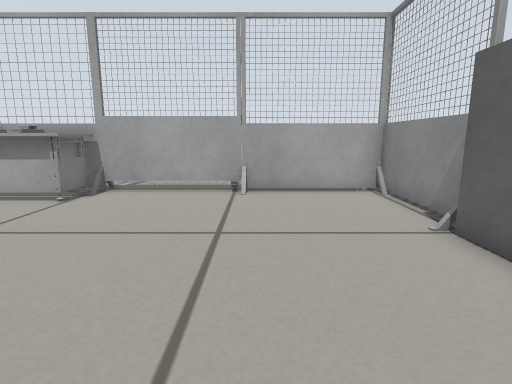
view 1 (above)

12 first-person views from a walk through a Gazebo world. The camera is 0.38 m above the floor, tilts 10° down and sees 80° across. The floor is counted in squares, 0.2 m on a side. Each view is taken from the middle of a square. On the plan, view 1 faces up. The plan holds only what a view shows up to about 17 squares ahead; the rest is blank. The robots in the file are not drawn. Simple shapes stand in for some stock models.

view 2
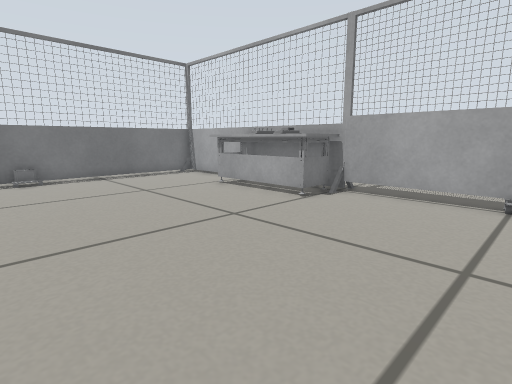

view 3
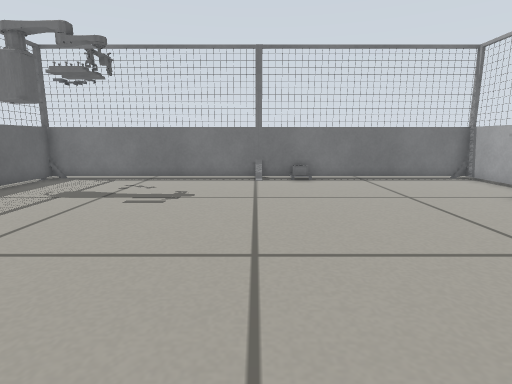

view 4
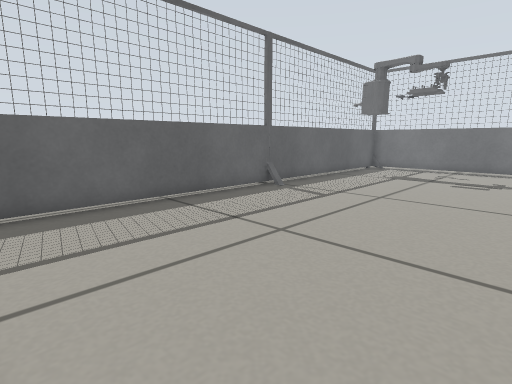

view 5
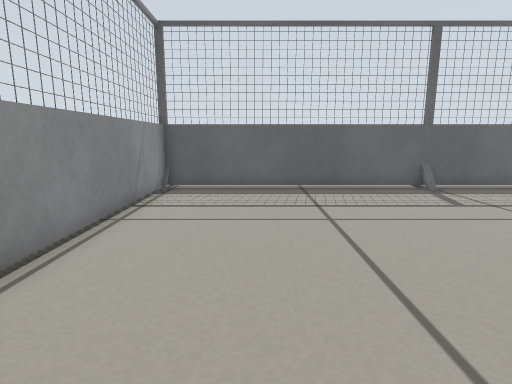

view 6
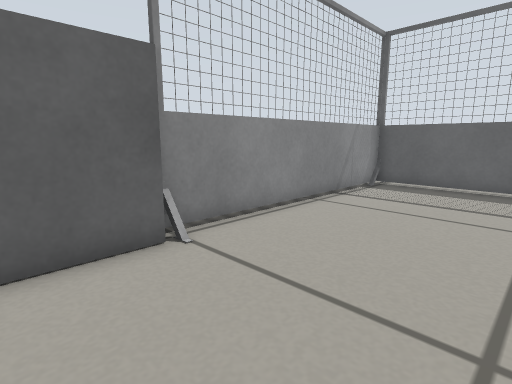

view 7
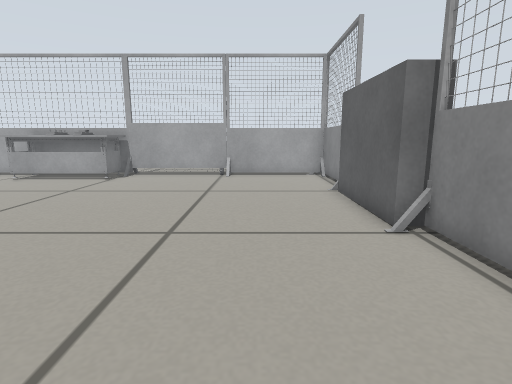

view 8
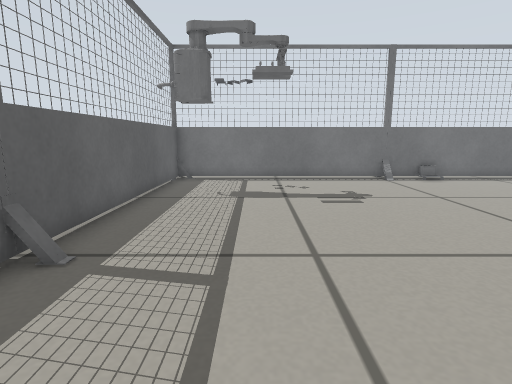

view 9
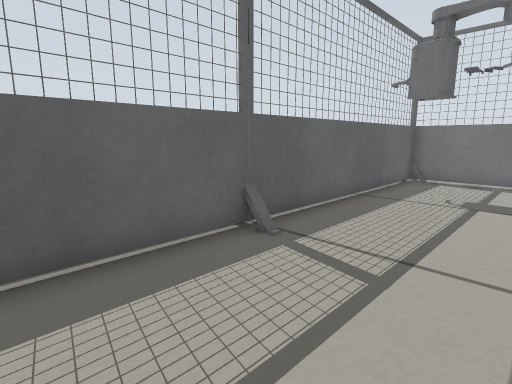

view 10
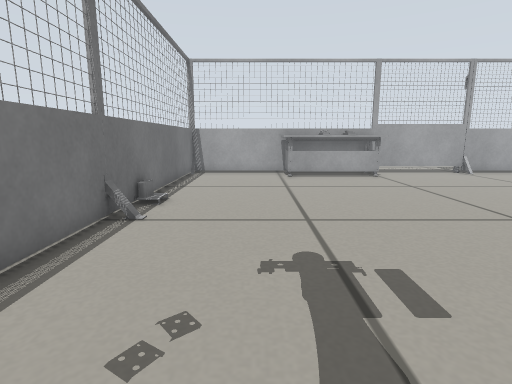

view 11
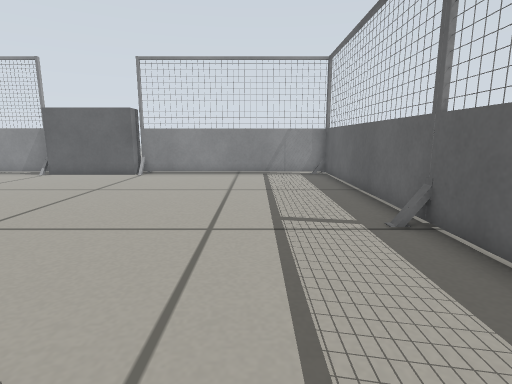

view 12
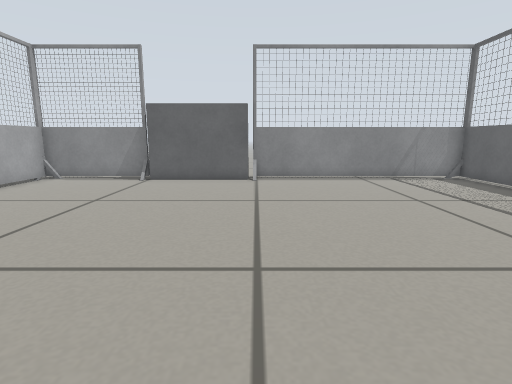

### Floor plan
Points are (right, up) in squares from view 1. A wall is a line through its corners. A room is listed if a view was taken in it or the views show most of it. See-through windows are left out.
Room 1 (views 1, 2, 3, 4, 5, 6, 7, 8, 9, 10, 11, 12)
walls: (-5.4, -8.1) (-5.4, -8.9); (4.6, -0.5) (4.5, 0.1); (4.7, 0.3) (4.5, 1); (4.8, 1) (3.9, 1); (-6, -8.8) (-5.3, -8.6); (-4.7, -8.9) (-3.6, -8.6) (-2.5, -8.9); (-7.8, -8.6) (-6.8, -8.9); (-5.1, 11.1) (-5.5, 11) (-6.1, 11.1); (-15.2, 1) (-15.5, 1) (-15.7, 0.5); (-2, -8.9) (-1, -8.6); (-15.4, -0.6) (-15.7, -1.6); (4.5, 6) (4.5, 11.1); (-0.5, 11) (-1.2, 11.2); (4.8, 6.1) (3.9, 6.1); (0, 11.1) (-0.8, 10.9); (3.7, -8.9) (4.3, -8.7) (4.3, -8.4); (4.5, -8.7) (4.5, 1.2); (4.8, 11) (-15.5, 11) (-15.5, -8.7) (4.3, -8.7)
low walls: (3.9, 1.1) (4.5, 1.1); (-5.7, -8.4) (-5.2, -8.4); (-15, 1.4) (-15, 1); (-15.2, 1.4) (-15.2, 1)
objects: desk (-10, 9) to (-6, 10); grey box (4, 2) to (4, 5)

Where each view was taken, in squares from view 1:
view 1: 0 up, 0 right, facing up
view 2: 1 up, 0 right, facing up-left
view 3: 1 up, 1 left, facing left
view 4: 0 up, 4 right, facing down-left
view 5: 3 up, 1 right, facing down
view 6: 4 up, 1 left, facing down-right
view 7: 5 down, 1 right, facing up
view 8: 5 down, 1 left, facing left
view 9: 4 down, 1 left, facing down-left
view 10: 6 down, 12 left, facing up
view 11: 5 down, 12 left, facing right
view 12: 1 up, 10 left, facing right
